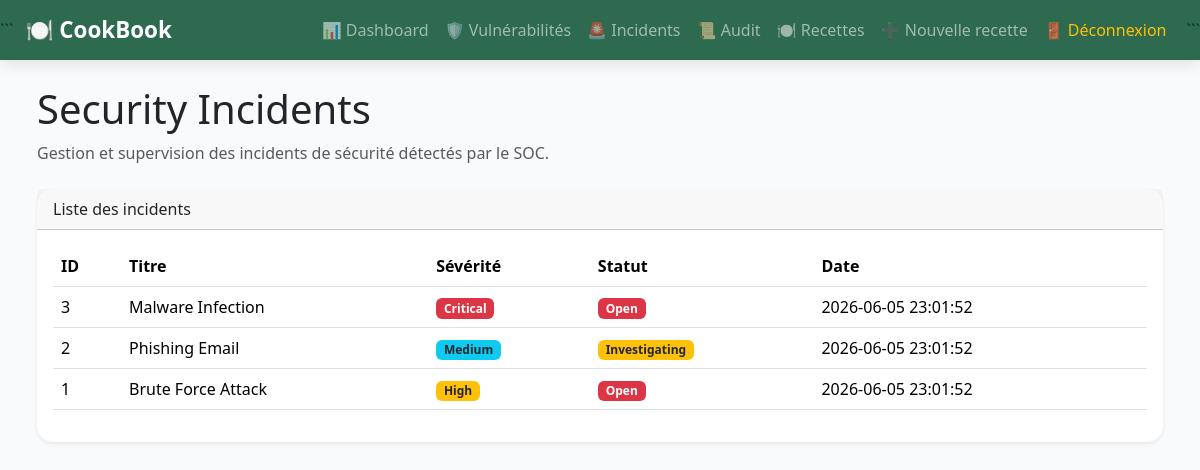
/?url=incident/index (signed in), run on the app's committed database.
### tables this page shows
CREATE TABLE `incidents` (
  `id` int NOT NULL AUTO_INCREMENT,
  `title` varchar(255) DEFAULT NULL,
  `severity` varchar(50) DEFAULT NULL,
  `status` varchar(50) DEFAULT NULL,
  `created_at` timestamp NULL DEFAULT CURRENT_TIMESTAMP,
  PRIMARY KEY (`id`)
);

### app/controllers/IncidentController.php (called while the page is built, shortened)
<?php
require_once __DIR__ . '/../Repositories/IncidentRepository.php';
class IncidentController
{
    public function index()
    {
        $repo = new IncidentRepository();
        $incidents = $repo->getAll();
        require_once __DIR__ . '/../views/incidents/index.php';
    }
}

### app/core/Router.php (called while the page is built, shortened)
<?php
class Router
{
    public function route()
    {
        $url = $_GET['url'] ?? 'home/index';
        $url = trim($url, '/');
        $parts = explode('/', $url);
        if ($parts[0] === 'api') {
            $version = $parts[1] ?? 'v1';
            $controller = $parts[2] ?? 'home';
            $method = $parts[3] ?? 'index';
            $controllerClass =
                ucfirst($controller) . 'Controller';
            $file =
                __DIR__
                . '/../controllers/Api/'
                . strtoupper($version)
                . '/'
                . $controllerClass
                . '.php';
        } else {
            $method = $parts[1] ?? 'index';
        }
        $method = explode('?', $method)[0];
        $controllerInstance =
            new $controllerClass();
        $controllerInstance->$method();
    }
}

### public/index.php (called while the page is built, shortened)
<?php
require_once "../app/core/Router.php";
$router = new Router();
$router->route();

### app/Repositories/IncidentRepository.php (called while the page is built, shortened)
<?php
require_once __DIR__.'/../core/Database.php';
class IncidentRepository
{
    private $conn;
    public function __construct()
    {
        $db = new Database();
        $this->conn = $db->getConnection();
    }
    public function getAll()
    {
        $stmt = $this->conn->query("
            SELECT *
            FROM incidents
            ORDER BY id DESC
        ");
        return $stmt->fetchAll(PDO::FETCH_ASSOC);
    }
}

### app/core/Database.php (called while the page is built, shortened)
<?php
class Database
{
    private $host = "db";
    private $dbname = "appdb";
    private $username = "root";
    private $password = "root";
    public function getConnection()
    {
        try {
            $this->pdo = new PDO(
                "mysql:host={$this->host};dbname={$this->dbname};charset=utf8",
                $this->username,
                $this->password
            );
            $this->pdo->setAttribute(PDO::ATTR_ERRMODE, PDO::ERRMODE_EXCEPTION);
            return $this->pdo;
        } catch (PDOException $e) {
            die("Erreur connexion DB : " . $e->getMessage());
        }
    }
}

### app/views/incidents/index.php (the view)
<?php require_once __DIR__.'/../layouts/header.php'; ?>
<?php require_once __DIR__.'/../layouts/sidebar.php'; ?>
<div class="container-fluid">
    <div class="mb-4">
        <h1>Security Incidents</h1>
        <p class="text-muted">
            Gestion et supervision des incidents de sécurité détectés par le SOC.
        </p>
    </div>
    <div class="card shadow-sm">
        <div class="card-header">
            Liste des incidents
        </div>
        <div class="card-body">
            <table class="table table-hover align-middle">
                <thead>
                    <tr>
                        <th>ID</th>
                        <th>Titre</th>
                        <th>Sévérité</th>
                        <th>Statut</th>
                        <th>Date</th>
                    </tr>
                </thead>
                <tbody>
                <?php foreach($incidents as $incident): ?>
                    <tr>
                        <td>
                            <?= $incident['id'] ?>
                        </td>
                        <td>
                            <?= htmlspecialchars($incident['title']) ?>
                        </td>
                        <td>
                            <?php if($incident['severity'] == 'Critical'): ?>
                                <span class="badge bg-danger">
                                    Critical
                                </span>
                            <?php elseif($incident['severity'] == 'High'): ?>
                                <span class="badge bg-warning text-dark">
                                    High
                                </span>
                            <?php else: ?>
                                <span class="badge bg-info text-dark">
                                    Medium
                                </span>
                            <?php endif; ?>
                        </td>
                        <td>
                            <?php if($incident['status'] == 'Open'): ?>
                                <span class="badge bg-danger">
                                    Open
                                </span>
                            <?php elseif($incident['status'] == 'Investigating'): ?>
                                <span class="badge bg-warning text-dark">
                                    Investigating
                                </span>
                            <?php else: ?>
                                <span class="badge bg-success">
                                    Closed
                                </span>
                            <?php endif; ?>
                        </td>
                        <td>
                            <?= $incident['created_at'] ?>
                        </td>
                    </tr>
                <?php endforeach; ?>
                </tbody>
            </table>
        </div>
    </div>
</div>
<?php require_once __DIR__.'/../layouts/footer.php'; ?>

### app/views/layouts/header.php (style rules this page uses)
body { background:#f8fafc; font-family:'Segoe UI',sans-serif; margin:0; }
.card { border:none; border-radius:16px; }

### data on the page
incidents: id "3", title "Malware Infection", severity "Critical", status "Open", created_at "2026-06-05 23:01:52"
incidents: id "2", title "Phishing Email", severity "Medium", status "Investigating", created_at "2026-06-05 23:01:52"
incidents: id "1", title "Brute Force Attack", severity "High", status "Open", created_at "2026-06-05 23:01:52"
